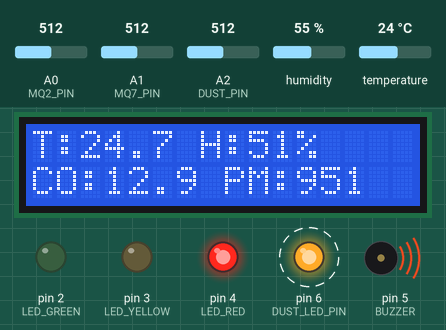
This sketch was run on a simulated Arduino Uno, built with avr-gcc and run on an emulated ATmega328P. On the bench: 16×2 character LCD, output pins drawn as LEDs (lit = HIGH), buzzer (waves = sounding). Dashed ring = blinking. Inputs (shaded band) come from the test bench; at power-on: humidity 55 %, A1 (MQ7_PIN) = 512, A2 (DUST_PIN) = 512, temperature 24 °C, A0 (MQ2_PIN) = 512. What the sketch prints to the serial monitor is not drawn.

Above: at 2.7 s.
2.8 s: humidity set to 22 %
At 6.6 s:
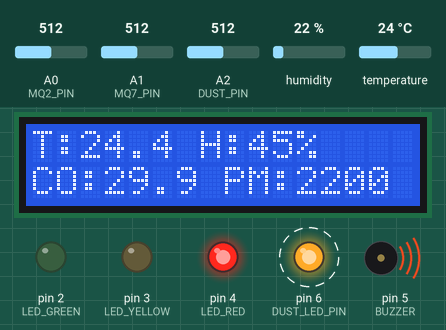
9.6 s: A1 (MQ7_PIN) set to 710
At 10.9 s:
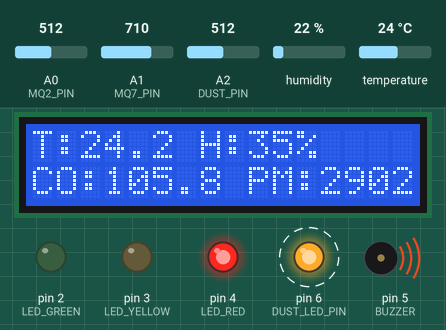
11.6 s: A2 (DUST_PIN) set to 710
At 13.3 s:
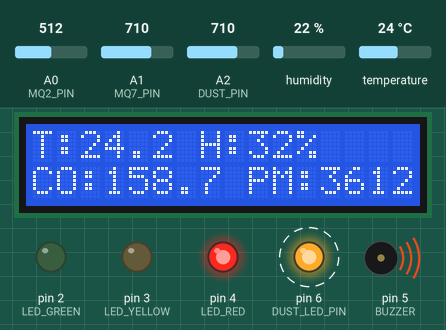
13.6 s: temperature set to 12 °C
At 15.1 s:
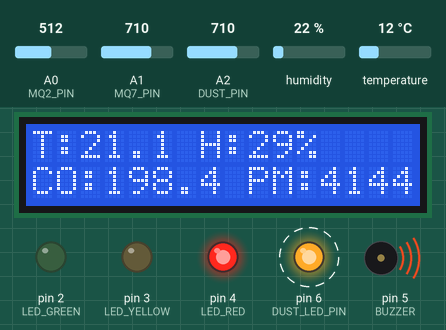
15.6 s: A1 (MQ7_PIN) set to 716
At 16.4 s:
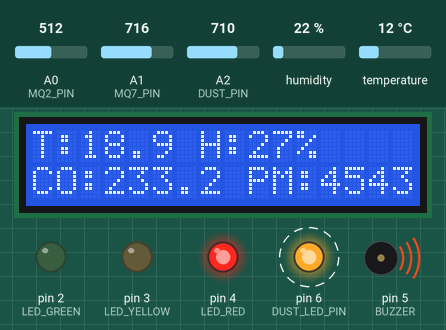
17.6 s: A2 (DUST_PIN) set to 716
At 19.4 s:
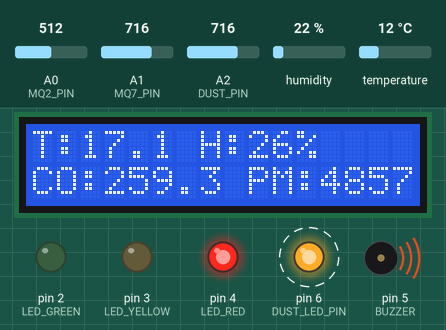
Timing chart, 0 to 20.6 s (numbered marks = the images above; inputs shaded):
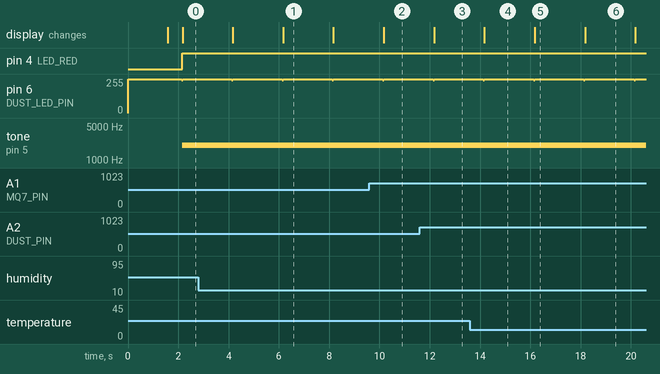

Measured:
- after the input at 9.6 s, the display: changes after 0.58 s (image 2)
- after the input at 11.6 s, the display: changes after 0.57 s (image 3)
- after the input at 13.6 s, the display: changes after 0.58 s (image 4)
- after the input at 15.6 s, the display: changes after 0.57 s (image 5)
- by itself, pin 6 (DUST_LED_PIN): alternates 255/255 for 2.0 s and 244/255 for 0.04 s
- what the display in image 1 shows lasts 2.0 s, from 6.2 s to 8.2 s

The sketch:

STEN.ino
```cpp
#include <DHT.h>
#include <LiquidCrystal_I2C.h>
#include <math.h>

/* ================= LCD ================= */
LiquidCrystal_I2C lcd(0x27, 16, 2);

/* ================= PIN ================= */
#define MQ2_PIN A0
#define MQ7_PIN A1
#define DUST_PIN A2
#define DUST_LED_PIN 6

#define DHT_PIN 8
#define DHT_TYPE DHT22

#define LED_GREEN 2
#define LED_YELLOW 3
#define LED_RED 4
#define BUZZER 5

DHT dht(DHT_PIN, DHT_TYPE);

/* ================= CONFIG ================= */
#define READ_INTERVAL 2000
#define RL_VALUE 10.0
#define ADC_SAMPLES 15
#define DUST_SAMPLES 7

float R0_VALUE = 10.0;
float alpha = 0.25;

/* ================= DATA ================= */
float co_ppm = 0;
float gas_raw = 0;
float dust_pm = 0;
float temperature = 25;
float humidity = 50;

unsigned long lastReadTime = 0;

enum Level { SAFE, WARNING, DANGER };
Level systemState = SAFE;

/* ===================================================== */
/* ================= UTILITY ================= */

int readADCFiltered(int pin) {

  long sum = 0;

  // dummy read để ổn định ADC khi đổi kênh
  analogRead(pin);
  delay(3);

  for (int i = 0; i < ADC_SAMPLES; i++) {
    sum += analogRead(pin);
    delay(2);
  }

  return sum / ADC_SAMPLES;
}

/* ================= MEDIAN FILTER ================= */

int median(int *arr, int size) {
  for (int i = 0; i < size - 1; i++) {
    for (int j = i + 1; j < size; j++) {
      if (arr[j] < arr[i]) {
        int t = arr[i];
        arr[i] = arr[j];
        arr[j] = t;
      }
    }
  }
  return arr[size / 2];
}

/* ===================================================== */

float calculateCOppm(float voltage) {
  if (voltage <= 0.1) return 0;

  float sensorRs = ((5.0 - voltage) / voltage) * RL_VALUE;
  float ratio = sensorRs / R0_VALUE;

  return pow(10, ((log10(ratio) - 0.77) / -0.45));
}

/* ================= DUST SENSOR ================= */

float readDustSensor() {

  int samples[DUST_SAMPLES];

  for (int i = 0; i < DUST_SAMPLES; i++) {

    digitalWrite(DUST_LED_PIN, LOW);
    delayMicroseconds(280);

    samples[i] = analogRead(DUST_PIN);

    delayMicroseconds(40);
    digitalWrite(DUST_LED_PIN, HIGH);
    delayMicroseconds(9680);
  }

  int medianRaw = median(samples, DUST_SAMPLES);

  float voltage = medianRaw * (5.0 / 1023.0);

  float density = (voltage - 0.6) * 1000.0 / 0.5;

  if (density < 0) density = 0;

  return density;
}

/* ===================================================== */

void setup() {

  Serial.begin(115200);
  analogReference(DEFAULT);

  pinMode(DUST_LED_PIN, OUTPUT);
  digitalWrite(DUST_LED_PIN, HIGH);

  pinMode(LED_GREEN, OUTPUT);
  pinMode(LED_YELLOW, OUTPUT);
  pinMode(LED_RED, OUTPUT);
  pinMode(BUZZER, OUTPUT);

  dht.begin();

  lcd.init();
  lcd.backlight();

  lcd.setCursor(0,0);
  lcd.print("ENV MONITOR");
  delay(1500);
  lcd.clear();
}

/* ===================================================== */

void loop() {

  if (millis() - lastReadTime >= READ_INTERVAL) {

    lastReadTime = millis();

    readSensors();
    evaluateEnvironment();
    updateOutputs();
    updateLCD();
    debugSerial();
  }
}

/* ===================================================== */

void readSensors() {

  int mq2Value = readADCFiltered(MQ2_PIN);
  int mq7Value = readADCFiltered(MQ7_PIN);

  float mq7Voltage = mq7Value * (5.0 / 1023.0);

  float newCO = calculateCOppm(mq7Voltage);
  float newDust = readDustSensor();

  float t = dht.readTemperature();
  float h = dht.readHumidity();

  gas_raw = alpha * mq2Value + (1 - alpha) * gas_raw;
  co_ppm  = alpha * newCO + (1 - alpha) * co_ppm;
  dust_pm = alpha * newDust + (1 - alpha) * dust_pm;

  if (!isnan(t)) temperature = alpha * t + (1 - alpha) * temperature;
  if (!isnan(h)) humidity = alpha * h + (1 - alpha) * humidity;
}

/* ===================================================== */

void evaluateEnvironment() {

  systemState = SAFE;

  if (co_ppm > 70) { systemState = DANGER; return; }
  else if (co_ppm >= 9) systemState = WARNING;

  if (gas_raw > 700) { systemState = DANGER; return; }
  else if (gas_raw >= 300 && systemState != WARNING)
    systemState = WARNING;

  if (dust_pm > 56) { systemState = DANGER; return; }
  else if (dust_pm >= 13 && systemState != WARNING)
    systemState = WARNING;

  if (temperature > 32) { systemState = DANGER; return; }
  else if ((temperature < 16 || temperature > 29) && systemState == SAFE)
    systemState = WARNING;

  if ((humidity < 30 || humidity > 85) && systemState == SAFE)
    systemState = WARNING;
}

/* ===================================================== */

void updateOutputs() {

  digitalWrite(LED_GREEN, LOW);
  digitalWrite(LED_YELLOW, LOW);
  digitalWrite(LED_RED, LOW);
  noTone(BUZZER);

  switch(systemState) {

    case SAFE:
      digitalWrite(LED_GREEN, HIGH);
      break;

    case WARNING:
      digitalWrite(LED_YELLOW, HIGH);
      break;

    case DANGER:
      digitalWrite(LED_RED, HIGH);
      tone(BUZZER, 2000);
      break;
  }
}

/* ===================================================== */

void updateLCD() {

  lcd.setCursor(0,0);
  lcd.print("T:");
  lcd.print(temperature,1);
  lcd.print(" H:");
  lcd.print(humidity,0);
  lcd.print("% ");

  lcd.setCursor(0,1);
  lcd.print("CO:");
  lcd.print(co_ppm,1);
  lcd.print(" PM:");
  lcd.print(dust_pm,0);
  lcd.print("   ");
}

/* ===================================================== */

void debugSerial() {

  Serial.print("CO: "); Serial.print(co_ppm,1);
  Serial.print(" | GAS: "); Serial.print(gas_raw);
  Serial.print(" | PM2.5: "); Serial.print(dust_pm,1);
  Serial.print(" | T: "); Serial.print(temperature,1);
  Serial.print(" | H: "); Serial.print(humidity,1);
  Serial.print(" | STATE: ");

  if(systemState==SAFE) Serial.println("SAFE");
  else if(systemState==WARNING) Serial.println("WARNING");
  else Serial.println("DANGER");
}
```
